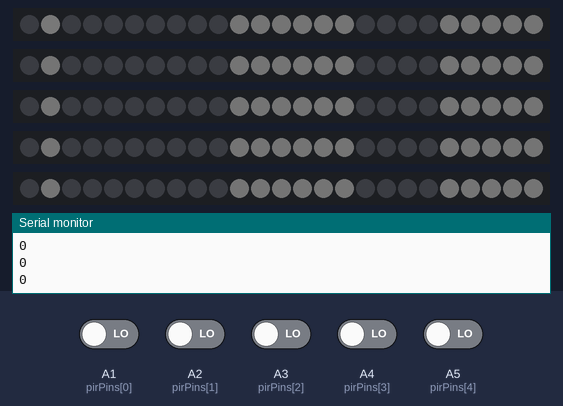
This sketch was run on a simulated Arduino Uno, built with avr-gcc and run on an emulated ATmega328P. On the bench: 5 × 25 RGB LEDs in strip order, left to right, the last lines printed to the serial monitor. Inputs (shaded band) come from the test bench; at power-on: A1 (pirPins[0]), A2 (pirPins[1]), A3 (pirPins[2]), A4 (pirPins[3]), A5 (pirPins[4]) LOW. Dim RGB values are drawn brighter than linear.

Above: at 3.2 s.
3.3 s: A1 (pirPins[0]) driven HIGH
At 6.6 s:
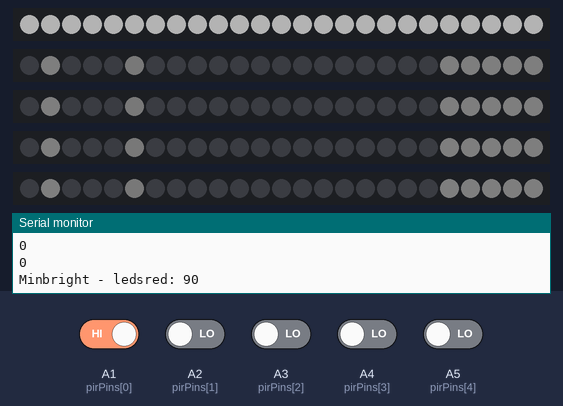
7.0 s: A2 (pirPins[1]) driven HIGH
At 10.5 s:
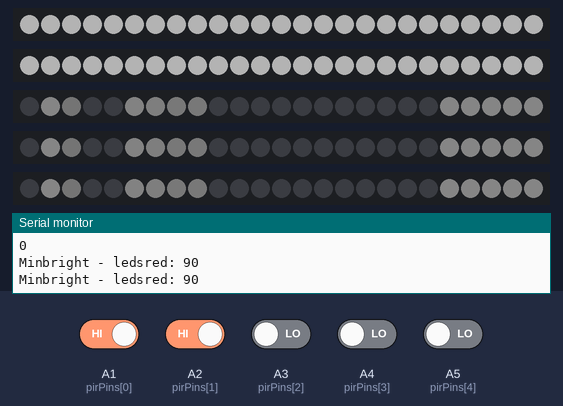
10.7 s: A3 (pirPins[2]) driven HIGH
At 12.8 s:
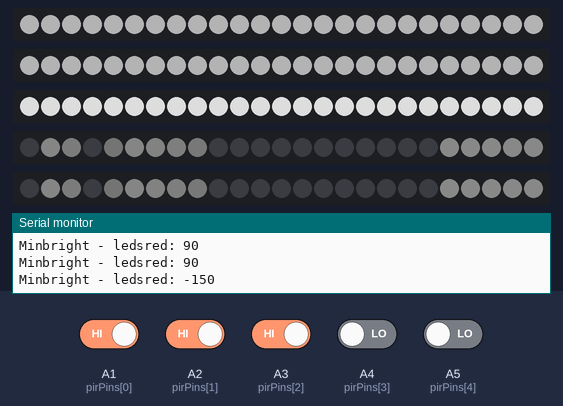
14.4 s: A4 (pirPins[3]) driven HIGH
At 17.0 s:
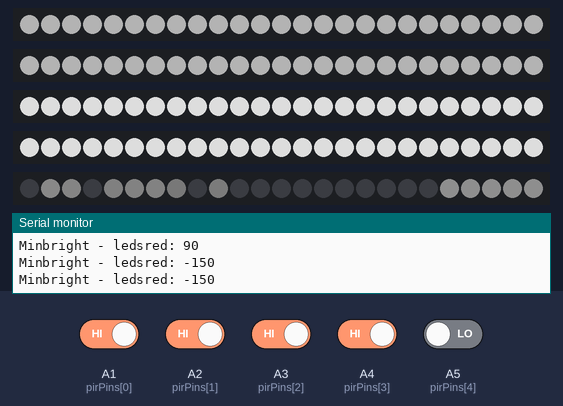
18.1 s: A5 (pirPins[4]) driven HIGH
At 21.5 s:
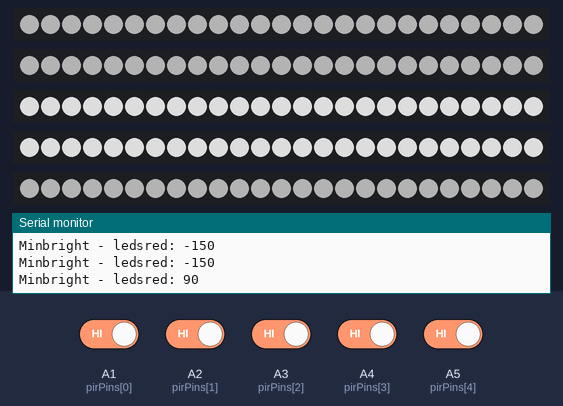
Timing chart, 0 to 22.8 s (numbered marks = the images above; inputs shaded):
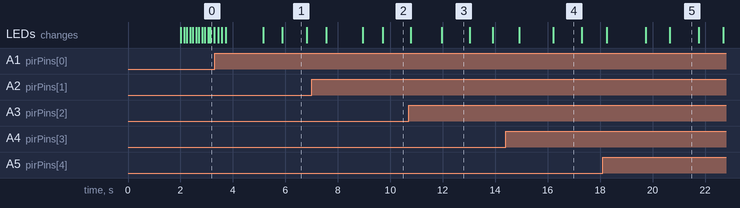

Measured:
- what the display in image 1 shows lasts 0.9 s, from 5.9 s to 6.8 s
- what the display in image 3 shows lasts 1.0 s, from 12.0 s to 13.0 s

The sketch:

kodama.ino
```cpp
#include <Adafruit_NeoPixel.h>

#include "FastLED.h"


//#define PIRPIN A5
//#define LEDPIN 7

#define NO_OF_CLUSTERS 5
#define NUM_LEDS 25

int pirPins[NO_OF_CLUSTERS] = {A1, A2, A3, A4, A5};
const int ledPins[NO_OF_CLUSTERS] = {2, 3, 4, 5, 6};

int pirStates[NO_OF_CLUSTERS] = {LOW, LOW, LOW, LOW, LOW};
int pirVals[NO_OF_CLUSTERS] = {0, 0, 0, 0, 0};

// Define the array of leds
CRGB leds[NO_OF_CLUSTERS][NUM_LEDS];

// Set a brightness level goal for each LED to reach
int brightnessGoals[NO_OF_CLUSTERS][NUM_LEDS];
// What should the maximum distance to new brightness goal be?
int brightnessDistanceMax[NO_OF_CLUSTERS] = {20, 20, 20, 20, 20};
int shouldJumpBrightness[NO_OF_CLUSTERS] = {false, false, false, false, false};
int wasBrightnessJustChanged[NO_OF_CLUSTERS] = {false, false, false, false, false};

int minBrightness[NO_OF_CLUSTERS] = {25, 25, 25, 25, 25};
int maxBrightness[NO_OF_CLUSTERS] = {75, 75, 75, 75, 75};

//int pirState = LOW; // we start, assuming no motion detected
//int val = 0; // variable for reading the pin status

//persistence affects the degree to which the "finer" noise is seen
float persistence = 0.25;
//octaves are the number of "layers" of noise that get computed
int octaves = 1;
float rnd = 0.0f;

int actualActivities[NO_OF_CLUSTERS] = {0, 0, 0, 0, 0};
int lastChangedActivities[NO_OF_CLUSTERS] = {150, 150, 150, 150, 150};
int maxActivities[NO_OF_CLUSTERS] = {100, 100, 100, 100, 100};
int activityDelays[NO_OF_CLUSTERS] = {5, 5, 5, 5, 5};


bool isDebugging = false;

void setup() {
	delay(2000);
	Serial.begin(9600);

  for (int i = 0; i < NO_OF_CLUSTERS; i++) {
    pinMode(pirPins[i], INPUT);

    for(int j = 0; j < NUM_LEDS; j++) {
      brightnessGoals[i][j] = 0;
    }
  }

  FastLED.addLeds<NEOPIXEL, 2>(leds[0], NUM_LEDS);
  FastLED.addLeds<NEOPIXEL, 3>(leds[1], NUM_LEDS);
  FastLED.addLeds<NEOPIXEL, 4>(leds[2], NUM_LEDS);
  FastLED.addLeds<NEOPIXEL, 5>(leds[3], NUM_LEDS);
  FastLED.addLeds<NEOPIXEL, 6>(leds[4], NUM_LEDS);
}

void loop() {
	rnd = float(millis())/100.0f;

	readSensors();

	reactToActivity();

	calculateLEDs();
}

void reactToActivity() {
	// Get non-delayed activity level

  for(int i = 0; i < NO_OF_CLUSTERS; i++) {
  	actualActivities[i] += (pirVals[i] == HIGH) ? 1 : -1;
  	// Make sure actualActivity is between maxActivity * activityDelay and 0
  	actualActivities[i] = constrain(actualActivities[i], 0, maxActivities[i] * activityDelays[i]);

  	int longtermActivity = actualActivities[i] / activityDelays[i];
  	debugInt("longtermActivity: ", longtermActivity, false);
  	//debugInt(char("actualActivity for " + char(i) + ": "), actualActivities[i], false);

  	if(actualActivities[i] > 150 && lastChangedActivities[i] != 150) {
  		brightnessDistanceMax[i] = 35;
  		minBrightness[i] = 0;
  		maxBrightness[i] = 0;
  		lastChangedActivities[i] = 150;
  		wasBrightnessJustChanged[i] = true;
  	}
  	else if(actualActivities[i] > 0 && lastChangedActivities[i] != 25) {
  		brightnessDistanceMax[i] = 20;
  		minBrightness[i] = 150;
  		maxBrightness[i] = 225;
  		lastChangedActivities[i] = 25;
  		wasBrightnessJustChanged[i] = true;
  	}
  	else if(lastChangedActivities[i] != 0) {
  		brightnessDistanceMax[i] = 40;
  		lastChangedActivities[i] = 0;
  		minBrightness[i] = 0;
  		maxBrightness[i] = 60;
  		wasBrightnessJustChanged[i] = true;
  	}
  }
}

void readSensors() {

  for(int i = 0; i < NO_OF_CLUSTERS; i++) {
    pirVals[i] = digitalRead(pirPins[i]); // read input value
    Serial.println(pirVals[i]);
    //debugInt(char("PIRVAL " + char(i) + ": "), pirVals[i], false);
  }
}

void calculateLEDs() {
  for(int k = 0; k < NO_OF_CLUSTERS; k++) {
  	debugString("------------LOOP START-------------", false);
  	// Turn the LED on, then pause
  	for(int i = 0; i < NUM_LEDS; i++) {
  		debugString("------------LED IN-------------", false);
  		float contrast;
  		// The goal is reached, when it is 0
  		if(brightnessGoals[k][i] == 0) {
  			// A number between -1 and 1
  			contrast = PerlinNoise2(i, rnd, persistence, octaves);
  			debugFloat("Contrast: ", contrast, false);
  			// Set the goal to contrast multiplied by max distance
  			brightnessGoals[k][i] = contrast * brightnessDistanceMax[i];

  			if(i == 0) {
  				debugInt("New goal: ", brightnessGoals[k][i], false);
  			}
  		}

  		int brightnessChange = brightnessGoals[k][i] < 0 ? -1 : 1;
  		int brightness = 0;

  		if(wasBrightnessJustChanged[k]) {
  			debugInt("Minbright - ledsred: ", minBrightness[k] - leds[k][i].red, true);
  			for(int j = leds[k][i].red; j < minBrightness[k] - leds[k][i].red; j++) {
  				debugInt("j: ", j, false);
  				brightness = j;
  				updateLEDs(k, i, brightness);
  			}
  			wasBrightnessJustChanged[k] = false;
  		}

  		// Clamp brightness
  		brightness = constrain(leds[k][i].red + brightnessChange, minBrightness[k], maxBrightness[k]);

  		if(i == 0) {
  			debugInt("Goal: ", brightnessGoals[i], false);
  			debugFloat("Brightness: ", float(brightness), false);
  		}
      debugFloat("Brightness: ", float(brightness), false);
  		updateLEDs(k, i, brightness);

  		// Make the goal move one closer to 0
  		brightnessGoals[k][i] += brightnessGoals[k][i] < 0 ? 1 : -1;

  		debugString("------------LED OUT-------------", false);
  	}
  	debugString("------------LOOP STOP-------------", false);
  }
}

void updateLEDs(int cluster, int pixel, int brightness) {
	leds[cluster][pixel].red = brightness;
	leds[cluster][pixel].green = brightness;
	leds[cluster][pixel].blue = brightness;
	FastLED.show();
}

// Helper functions
// using the algorithm from http://freespace.virgin.net/hugo.elias/models/m_perlin.html
// thanks to hugo elias
float Noise2(float x, float y) {
  long noise;
  noise = x + y * 57;
  noise = (noise << 13) ^ noise;
  return ( 1.0 - ( long(noise * (noise * noise * 15731L + 789221L) + 1376312589L) & 0x7fffffff) / 1073741824.0);
}

float SmoothNoise2(float x, float y) {
  float corners, sides, center;
  corners = ( Noise2(x-1, y-1)+Noise2(x+1, y-1)+Noise2(x-1, y+1)+Noise2(x+1, y+1) ) / 16;
  sides   = ( Noise2(x-1, y)  +Noise2(x+1, y)  +Noise2(x, y-1)  +Noise2(x, y+1) ) /  8;
  center  =  Noise2(x, y) / 4;
  return (corners + sides + center);
}

float InterpolatedNoise2(float x, float y) {
  float v1,v2,v3,v4,i1,i2,fractionX,fractionY;
  long longX,longY;

  longX = long(x);
  fractionX = x - longX;

  longY = long(y);
  fractionY = y - longY;

  v1 = SmoothNoise2(longX, longY);
  v2 = SmoothNoise2(longX + 1, longY);
  v3 = SmoothNoise2(longX, longY + 1);
  v4 = SmoothNoise2(longX + 1, longY + 1);

  i1 = Interpolate(v1 , v2 , fractionX);
  i2 = Interpolate(v3 , v4 , fractionX);

  return(Interpolate(i1 , i2 , fractionY));
}

float Interpolate(float a, float b, float x) {
  //cosine interpolations
  return(CosineInterpolate(a, b, x));
}

float LinearInterpolate(float a, float b, float x) {
  return(a*(1-x) + b*x);
}

float CosineInterpolate(float a, float b, float x) {
  float ft = x * 3.1415927;
  float f = (1 - cos(ft)) * .5;

  return(a*(1-f) + b*f);
}

float PerlinNoise2(float x, float y, float persistance, int octaves) {
  float frequency, amplitude;
  float total = 0.0;

  for (int i = 0; i <= octaves - 1; i++)
  {
    frequency = pow(2,i);
    amplitude = pow(persistence,i);

    total = total + InterpolatedNoise2(x * frequency, y * frequency) * amplitude;
  }

  return(total);
}

void debugLong(char text[], long value, bool override) {
	if(isDebugging || override) {
		Serial.print(text);
		Serial.println(value);
	}
}

void debugInt(char text[], int value, bool override) {
	if(isDebugging || override) {
		Serial.print(text);
		Serial.println(value);
	}
}

void debugString(char text[], bool override) {
	if(isDebugging || override) {
		Serial.println(text);
	}
}

void debugFloat(char text[], float value, bool override) {
	if(isDebugging || override) {
		Serial.print(text);
		Serial.println(value);
	}
}
```
